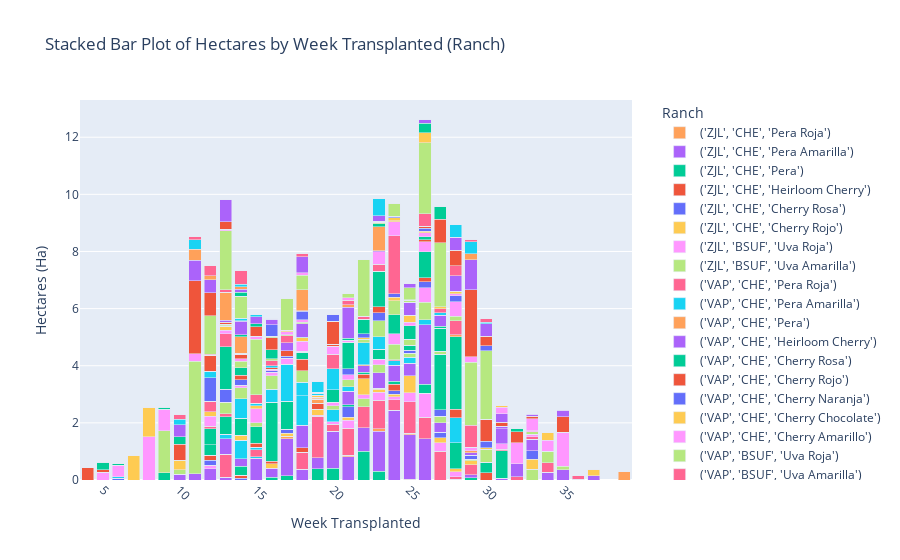

Notebook code for this chart:
### Code cell
# Prepare data for the stacked bar plot
ranch_data = []
for ranch in ranch_pivot.index:
    ranch_data.append(go.Bar(
        name=f'{ranch}',
        x=ranch_pivot.columns,
        y=ranch_pivot.loc[ranch]
    ))

# Create the figure
ranch_fig = go.Figure(data=ranch_data)

# Update layout for the plot
ranch_fig.update_layout(
    barmode='stack',
    title='Stacked Bar Plot of Hectares by Week Transplanted (Ranch)',
    xaxis_title='Week Transplanted',
    yaxis_title='Hectares (Ha)',
    legend_title='Ranch',
    xaxis=dict(tickangle=45, categoryorder='total descending'),
    legend=dict(x=1.05, y=1)
)
